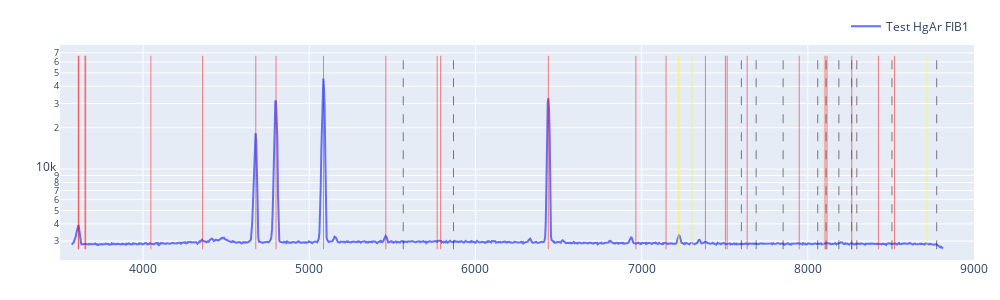

Here is the notebook cell this chart was saved with:
### Code cell
import numpy as np
import plotly.graph_objects as go

def to_native_float(a):
    a = np.asarray(a)

    if a.dtype.byteorder not in ("=", "|"):
        a = a.byteswap().view(a.dtype.newbyteorder("="))

    return np.ascontiguousarray(a, dtype=np.float64)

# Convert arrays for Plotly (native endian)
x = to_native_float(solx)
y2 = to_native_float(cd_f1)

fig = go.Figure()
fig.add_trace(go.Scatter(x=x, y=y2, mode="lines", name="Test HgAr FIB1"))

peaks, _ = find_peaks(kr_f1, height=1000, width=(0, 15), prominence=500)
peaks = refine_peaks(kr_f1, peaks, window_width=5)

ymin = np.nanmin(y1[y1 > 0])
ymax = np.nanmax(y1)

for p in peaks:
    xp = float(x[int(p)])

    fig.add_trace(
        go.Scatter(
            x=[xp, xp],
            y=[ymin, ymax],
            mode="lines",
            line=dict(color="black", width=0.5, dash="dash"),
            hovertemplate=(
                "Peak<br>"
                f"pixel = {p:.2f}<br>"
                "λ = %{x:.2f}<br>"
                "<extra></extra>"
            ),
            showlegend=False
        )
    )

for line in user_atl_cd:
    lam = float(line)
    fig.add_trace(
        go.Scatter(
            x=[lam, lam],
            y=[ymin, ymax],
            mode="lines",
            line=dict(color="red", width=0.5),
            hovertemplate=(
                "Cd line<br>"
                "λ = %{x:.2f}<br>"
                "<extra></extra>"
            ),
            showlegend=False
        )
    )
for line in user_atl_cd:
    lam = float(line) * 2
    fig.add_trace(
        go.Scatter(
            x=[lam, lam],
            y=[ymin, ymax],
            mode="lines",
            line=dict(color="yellow", width=0.5),
            hovertemplate=(
                "Cd 2rd line<br>"
                "λ = %{x:.2f}<br>"
                "<extra></extra>"
            ),
            showlegend=False
        )
    )

fig.update_layout(
    width=1000,
    height=300,
    yaxis_type="log",
    xaxis_range=[3500, 9000],
    margin=dict(l=60, r=20, t=40, b=40),
    legend=dict(orientation="h", y=1.02, x=1, xanchor="right", yanchor="bottom"),
)

fig.show()

### Figure 1 — Plotly figure (JSON) as saved in the notebook; plotly's stock layout.template omitted (floating-point values rounded to 4 significant figures; data arrays with more than 128 entries replaced by an {"elided": "..."} marker saying what was removed)
{"data": [{"mode": "lines", "name": "Test HgAr FIB1", "type": "scatter", "x": {"elided": "1340 float values"}, "y": {"elided": "1340 float values"}}, {"hovertemplate": "Peak<br>pixel = 502.74<br>λ = %{x:.2f}<br><extra></extra>", "line": {"color": "black", "dash": "dash", "width": 0.5}, "mode": "lines", "showlegend": false, "type": "scatter", "x": [5566.0, 5566.0], "y": [2617.0, 66660.0]}, {"hovertemplate": "Peak<br>pixel = 579.51<br>λ = %{x:.2f}<br><extra></extra>", "line": {"color": "black", "dash": "dash", "width": 0.5}, "mode": "lines", "showlegend": false, "type": "scatter", "x": [5868.0, 5868.0], "y": [2617.0, 66660.0]}, {"hovertemplate": "Peak<br>pixel = 1024.09<br>λ = %{x:.2f}<br><extra></extra>", "line": {"color": "black", "dash": "dash", "width": 0.5}, "mode": "lines", "showlegend": false, "type": "scatter", "x": [7600.0, 7600.0], "y": [2617.0, 66660.0]}, {"hovertemplate": "Peak<br>pixel = 1047.66<br>λ = %{x:.2f}<br><extra></extra>", "line": {"color": "black", "dash": "dash", "width": 0.5}, "mode": "lines", "showlegend": false, "type": "scatter", "x": [7689.0, 7689.0], "y": [2617.0, 66660.0]}, {"hovertemplate": "Peak<br>pixel = 1089.97<br>λ = %{x:.2f}<br><extra></extra>", "line": {"color": "black", "dash": "dash", "width": 0.5}, "mode": "lines", "showlegend": false, "type": "scatter", "x": [7851.0, 7851.0], "y": [2617.0, 66660.0]}, {"hovertemplate": "Peak<br>pixel = 1143.00<br>λ = %{x:.2f}<br><extra></extra>", "line": {"color": "black", "dash": "dash", "width": 0.5}, "mode": "lines", "showlegend": false, "type": "scatter", "x": [8060.0, 8060.0], "y": [2617.0, 66660.0]}, {"hovertemplate": "Peak<br>pixel = 1156.57<br>λ = %{x:.2f}<br><extra></extra>", "line": {"color": "black", "dash": "dash", "width": 0.5}, "mode": "lines", "showlegend": false, "type": "scatter", "x": [8110.0, 8110.0], "y": [2617.0, 66660.0]}, {"hovertemplate": "Peak<br>pixel = 1176.94<br>λ = %{x:.2f}<br><extra></extra>", "line": {"color": "black", "dash": "dash", "width": 0.5}, "mode": "lines", "showlegend": false, "type": "scatter", "x": [8187.0, 8187.0], "y": [2617.0, 66660.0]}, {"hovertemplate": "Peak<br>pixel = 1196.30<br>λ = %{x:.2f}<br><extra></extra>", "line": {"color": "black", "dash": "dash", "width": 0.5}, "mode": "lines", "showlegend": false, "type": "scatter", "x": [8264.0, 8264.0], "y": [2617.0, 66660.0]}, {"hovertemplate": "Peak<br>pixel = 1204.94<br>λ = %{x:.2f}<br><extra></extra>", "line": {"color": "black", "dash": "dash", "width": 0.5}, "mode": "lines", "showlegend": false, "type": "scatter", "x": [8295.0, 8295.0], "y": [2617.0, 66660.0]}, {"hovertemplate": "Peak<br>pixel = 1259.73<br>λ = %{x:.2f}<br><extra></extra>", "line": {"color": "black", "dash": "dash", "width": 0.5}, "mode": "lines", "showlegend": false, "type": "scatter", "x": [8506.0, 8506.0], "y": [2617.0, 66660.0]}, {"hovertemplate": "Peak<br>pixel = 1329.28<br>λ = %{x:.2f}<br><extra></extra>", "line": {"color": "black", "dash": "dash", "width": 0.5}, "mode": "lines", "showlegend": false, "type": "scatter", "x": [8775.0, 8775.0], "y": [2617.0, 66660.0]}, {"hovertemplate": "Cd line<br>λ = %{x:.2f}<br><extra></extra>", "line": {"color": "red", "width": 0.5}, "mode": "lines", "showlegend": false, "type": "scatter", "x": [3610.0, 3610.0], "y": [2617.0, 66660.0]}, {"hovertemplate": "Cd line<br>λ = %{x:.2f}<br><extra></extra>", "line": {"color": "red", "width": 0.5}, "mode": "lines", "showlegend": false, "type": "scatter", "x": [3613.0, 3613.0], "y": [2617.0, 66660.0]}, {"hovertemplate": "Cd line<br>λ = %{x:.2f}<br><extra></extra>", "line": {"color": "red", "width": 0.5}, "mode": "lines", "showlegend": false, "type": "scatter", "x": [3650.0, 3650.0], "y": [2617.0, 66660.0]}, {"hovertemplate": "Cd line<br>λ = %{x:.2f}<br><extra></extra>", "line": {"color": "red", "width": 0.5}, "mode": "lines", "showlegend": false, "type": "scatter", "x": [3655.0, 3655.0], "y": [2617.0, 66660.0]}, {"hovertemplate": "Cd line<br>λ = %{x:.2f}<br><extra></extra>", "line": {"color": "red", "width": 0.5}, "mode": "lines", "showlegend": false, "type": "scatter", "x": [4047.0, 4047.0], "y": [2617.0, 66660.0]}, {"hovertemplate": "Cd line<br>λ = %{x:.2f}<br><extra></extra>", "line": {"color": "red", "width": 0.5}, "mode": "lines", "showlegend": false, "type": "scatter", "x": [4358.0, 4358.0], "y": [2617.0, 66660.0]}, {"hovertemplate": "Cd line<br>λ = %{x:.2f}<br><extra></extra>", "line": {"color": "red", "width": 0.5}, "mode": "lines", "showlegend": false, "type": "scatter", "x": [4678.0, 4678.0], "y": [2617.0, 66660.0]}, {"hovertemplate": "Cd line<br>λ = %{x:.2f}<br><extra></extra>", "line": {"color": "red", "width": 0.5}, "mode": "lines", "showlegend": false, "type": "scatter", "x": [4800.0, 4800.0], "y": [2617.0, 66660.0]}, {"hovertemplate": "Cd line<br>λ = %{x:.2f}<br><extra></extra>", "line": {"color": "red", "width": 0.5}, "mode": "lines", "showlegend": false, "type": "scatter", "x": [5086.0, 5086.0], "y": [2617.0, 66660.0]}, {"hovertemplate": "Cd line<br>λ = %{x:.2f}<br><extra></extra>", "line": {"color": "red", "width": 0.5}, "mode": "lines", "showlegend": false, "type": "scatter", "x": [5461.0, 5461.0], "y": [2617.0, 66660.0]}, {"hovertemplate": "Cd line<br>λ = %{x:.2f}<br><extra></extra>", "line": {"color": "red", "width": 0.5}, "mode": "lines", "showlegend": false, "type": "scatter", "x": [5770.0, 5770.0], "y": [2617.0, 66660.0]}, {"hovertemplate": "Cd line<br>λ = %{x:.2f}<br><extra></extra>", "line": {"color": "red", "width": 0.5}, "mode": "lines", "showlegend": false, "type": "scatter", "x": [5791.0, 5791.0], "y": [2617.0, 66660.0]}, {"hovertemplate": "Cd line<br>λ = %{x:.2f}<br><extra></extra>", "line": {"color": "red", "width": 0.5}, "mode": "lines", "showlegend": false, "type": "scatter", "x": [6438.0, 6438.0], "y": [2617.0, 66660.0]}, {"hovertemplate": "Cd line<br>λ = %{x:.2f}<br><extra></extra>", "line": {"color": "red", "width": 0.5}, "mode": "lines", "showlegend": false, "type": "scatter", "x": [6965.0, 6965.0], "y": [2617.0, 66660.0]}, {"hovertemplate": "Cd line<br>λ = %{x:.2f}<br><extra></extra>", "line": {"color": "red", "width": 0.5}, "mode": "lines", "showlegend": false, "type": "scatter", "x": [7147.0, 7147.0], "y": [2617.0, 66660.0]}, {"hovertemplate": "Cd line<br>λ = %{x:.2f}<br><extra></extra>", "line": {"color": "red", "width": 0.5}, "mode": "lines", "showlegend": false, "type": "scatter", "x": [7384.0, 7384.0], "y": [2617.0, 66660.0]}, {"hovertemplate": "Cd line<br>λ = %{x:.2f}<br><extra></extra>", "line": {"color": "red", "width": 0.5}, "mode": "lines", "showlegend": false, "type": "scatter", "x": [7504.0, 7504.0], "y": [2617.0, 66660.0]}, {"hovertemplate": "Cd line<br>λ = %{x:.2f}<br><extra></extra>", "line": {"color": "red", "width": 0.5}, "mode": "lines", "showlegend": false, "type": "scatter", "x": [7515.0, 7515.0], "y": [2617.0, 66660.0]}, {"hovertemplate": "Cd line<br>λ = %{x:.2f}<br><extra></extra>", "line": {"color": "red", "width": 0.5}, "mode": "lines", "showlegend": false, "type": "scatter", "x": [7635.0, 7635.0], "y": [2617.0, 66660.0]}, {"hovertemplate": "Cd line<br>λ = %{x:.2f}<br><extra></extra>", "line": {"color": "red", "width": 0.5}, "mode": "lines", "showlegend": false, "type": "scatter", "x": [7948.0, 7948.0], "y": [2617.0, 66660.0]}, {"hovertemplate": "Cd line<br>λ = %{x:.2f}<br><extra></extra>", "line": {"color": "red", "width": 0.5}, "mode": "lines", "showlegend": false, "type": "scatter", "x": [8104.0, 8104.0], "y": [2617.0, 66660.0]}, {"hovertemplate": "Cd line<br>λ = %{x:.2f}<br><extra></extra>", "line": {"color": "red", "width": 0.5}, "mode": "lines", "showlegend": false, "type": "scatter", "x": [8115.0, 8115.0], "y": [2617.0, 66660.0]}, {"hovertemplate": "Cd line<br>λ = %{x:.2f}<br><extra></extra>", "line": {"color": "red", "width": 0.5}, "mode": "lines", "showlegend": false, "type": "scatter", "x": [8265.0, 8265.0], "y": [2617.0, 66660.0]}, {"hovertemplate": "Cd line<br>λ = %{x:.2f}<br><extra></extra>", "line": {"color": "red", "width": 0.5}, "mode": "lines", "showlegend": false, "type": "scatter", "x": [8425.0, 8425.0], "y": [2617.0, 66660.0]}, {"hovertemplate": "Cd line<br>λ = %{x:.2f}<br><extra></extra>", "line": {"color": "red", "width": 0.5}, "mode": "lines", "showlegend": false, "type": "scatter", "x": [8521.0, 8521.0], "y": [2617.0, 66660.0]}, {"hovertemplate": "Cd 2rd line<br>λ = %{x:.2f}<br><extra></extra>", "line": {"color": "yellow", "width": 0.5}, "mode": "lines", "showlegend": false, "type": "scatter", "x": [7220.0, 7220.0], "y": [2617.0, 66660.0]}, {"hovertemplate": "Cd 2rd line<br>λ = %{x:.2f}<br><extra></extra>", "line": {"color": "yellow", "width": 0.5}, "mode": "lines", "showlegend": false, "type": "scatter", "x": [7226.0, 7226.0], "y": [2617.0, 66660.0]}, {"hovertemplate": "Cd 2rd line<br>λ = %{x:.2f}<br><extra></extra>", "line": {"color": "yellow", "width": 0.5}, "mode": "lines", "showlegend": false, "type": "scatter", "x": [7300.0, 7300.0], "y": [2617.0, 66660.0]}, {"hovertemplate": "Cd 2rd line<br>λ = %{x:.2f}<br><extra></extra>", "line": {"color": "yellow", "width": 0.5}, "mode": "lines", "showlegend": false, "type": "scatter", "x": [7310.0, 7310.0], "y": [2617.0, 66660.0]}, {"hovertemplate": "Cd 2rd line<br>λ = %{x:.2f}<br><extra></extra>", "line": {"color": "yellow", "width": 0.5}, "mode": "lines", "showlegend": false, "type": "scatter", "x": [8094.0, 8094.0], "y": [2617.0, 66660.0]}, {"hovertemplate": "Cd 2rd line<br>λ = %{x:.2f}<br><extra></extra>", "line": {"color": "yellow", "width": 0.5}, "mode": "lines", "showlegend": false, "type": "scatter", "x": [8717.0, 8717.0], "y": [2617.0, 66660.0]}, {"hovertemplate": "Cd 2rd line<br>λ = %{x:.2f}<br><extra></extra>", "line": {"color": "yellow", "width": 0.5}, "mode": "lines", "showlegend": false, "type": "scatter", "x": [9356.0, 9356.0], "y": [2617.0, 66660.0]}, {"hovertemplate": "Cd 2rd line<br>λ = %{x:.2f}<br><extra></extra>", "line": {"color": "yellow", "width": 0.5}, "mode": "lines", "showlegend": false, "type": "scatter", "x": [9600.0, 9600.0], "y": [2617.0, 66660.0]}, {"hovertemplate": "Cd 2rd line<br>λ = %{x:.2f}<br><extra></extra>", "line": {"color": "yellow", "width": 0.5}, "mode": "lines", "showlegend": false, "type": "scatter", "x": [10170.0, 10170.0], "y": [2617.0, 66660.0]}, {"hovertemplate": "Cd 2rd line<br>λ = %{x:.2f}<br><extra></extra>", "line": {"color": "yellow", "width": 0.5}, "mode": "lines", "showlegend": false, "type": "scatter", "x": [10920.0, 10920.0], "y": [2617.0, 66660.0]}, {"hovertemplate": "Cd 2rd line<br>λ = %{x:.2f}<br><extra></extra>", "line": {"color": "yellow", "width": 0.5}, "mode": "lines", "showlegend": false, "type": "scatter", "x": [11540.0, 11540.0], "y": [2617.0, 66660.0]}, {"hovertemplate": "Cd 2rd line<br>λ = %{x:.2f}<br><extra></extra>", "line": {"color": "yellow", "width": 0.5}, "mode": "lines", "showlegend": false, "type": "scatter", "x": [11580.0, 11580.0], "y": [2617.0, 66660.0]}, {"hovertemplate": "Cd 2rd line<br>λ = %{x:.2f}<br><extra></extra>", "line": {"color": "yellow", "width": 0.5}, "mode": "lines", "showlegend": false, "type": "scatter", "x": [12880.0, 12880.0], "y": [2617.0, 66660.0]}, {"hovertemplate": "Cd 2rd line<br>λ = %{x:.2f}<br><extra></extra>", "line": {"color": "yellow", "width": 0.5}, "mode": "lines", "showlegend": false, "type": "scatter", "x": [13930.0, 13930.0], "y": [2617.0, 66660.0]}, {"hovertemplate": "Cd 2rd line<br>λ = %{x:.2f}<br><extra></extra>", "line": {"color": "yellow", "width": 0.5}, "mode": "lines", "showlegend": false, "type": "scatter", "x": [14290.0, 14290.0], "y": [2617.0, 66660.0]}, {"hovertemplate": "Cd 2rd line<br>λ = %{x:.2f}<br><extra></extra>", "line": {"color": "yellow", "width": 0.5}, "mode": "lines", "showlegend": false, "type": "scatter", "x": [14770.0, 14770.0], "y": [2617.0, 66660.0]}, {"hovertemplate": "Cd 2rd line<br>λ = %{x:.2f}<br><extra></extra>", "line": {"color": "yellow", "width": 0.5}, "mode": "lines", "showlegend": false, "type": "scatter", "x": [15010.0, 15010.0], "y": [2617.0, 66660.0]}, {"hovertemplate": "Cd 2rd line<br>λ = %{x:.2f}<br><extra></extra>", "line": {"color": "yellow", "width": 0.5}, "mode": "lines", "showlegend": false, "type": "scatter", "x": [15030.0, 15030.0], "y": [2617.0, 66660.0]}, {"hovertemplate": "Cd 2rd line<br>λ = %{x:.2f}<br><extra></extra>", "line": {"color": "yellow", "width": 0.5}, "mode": "lines", "showlegend": false, "type": "scatter", "x": [15270.0, 15270.0], "y": [2617.0, 66660.0]}, {"hovertemplate": "Cd 2rd line<br>λ = %{x:.2f}<br><extra></extra>", "line": {"color": "yellow", "width": 0.5}, "mode": "lines", "showlegend": false, "type": "scatter", "x": [15900.0, 15900.0], "y": [2617.0, 66660.0]}, {"hovertemplate": "Cd 2rd line<br>λ = %{x:.2f}<br><extra></extra>", "line": {"color": "yellow", "width": 0.5}, "mode": "lines", "showlegend": false, "type": "scatter", "x": [16210.0, 16210.0], "y": [2617.0, 66660.0]}, {"hovertemplate": "Cd 2rd line<br>λ = %{x:.2f}<br><extra></extra>", "line": {"color": "yellow", "width": 0.5}, "mode": "lines", "showlegend": false, "type": "scatter", "x": [16230.0, 16230.0], "y": [2617.0, 66660.0]}, {"hovertemplate": "Cd 2rd line<br>λ = %{x:.2f}<br><extra></extra>", "line": {"color": "yellow", "width": 0.5}, "mode": "lines", "showlegend": false, "type": "scatter", "x": [16530.0, 16530.0], "y": [2617.0, 66660.0]}, {"hovertemplate": "Cd 2rd line<br>λ = %{x:.2f}<br><extra></extra>", "line": {"color": "yellow", "width": 0.5}, "mode": "lines", "showlegend": false, "type": "scatter", "x": [16850.0, 16850.0], "y": [2617.0, 66660.0]}, {"hovertemplate": "Cd 2rd line<br>λ = %{x:.2f}<br><extra></extra>", "line": {"color": "yellow", "width": 0.5}, "mode": "lines", "showlegend": false, "type": "scatter", "x": [17040.0, 17040.0], "y": [2617.0, 66660.0]}], "layout": {"height": 300, "legend": {"orientation": "h", "x": 1, "xanchor": "right", "y": 1.02, "yanchor": "bottom"}, "margin": {"b": 40, "l": 60, "r": 20, "t": 40}, "width": 1000, "xaxis": {"range": [3500, 9000]}, "yaxis": {"type": "log"}}}
